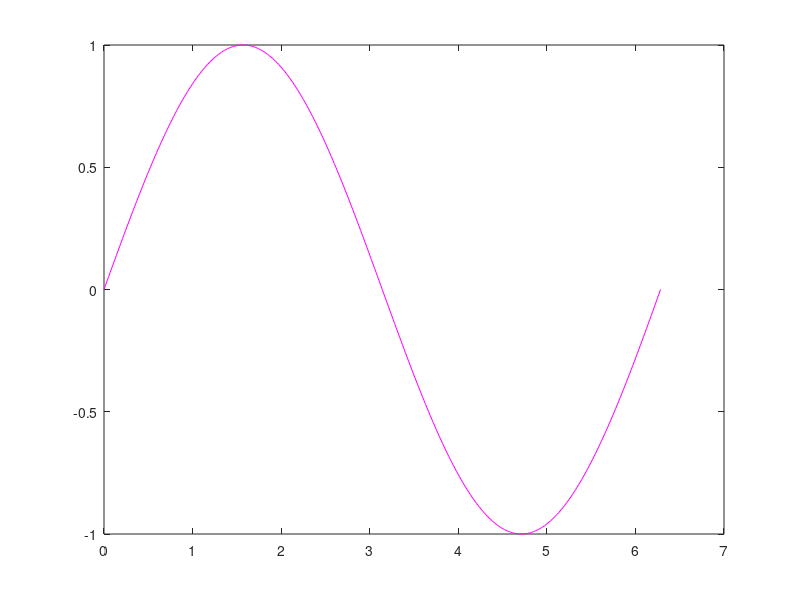

Write MATLAB code to recreate this figure.
y = @(x)sin(x);

arr9=[0 pi/4 pi/3 pi/2 pi 7*pi/6 3*pi/2 5*pi/3 2*pi];
arr9_360=[];

L0 = @(x) (x-arr9(2))/(arr9(1)-arr9(2)) * (x-arr9(3))/(arr9(1)-arr9(3)) * (x-arr9(4))/(arr9(1)-arr9(4)) * (x-arr9(5))/(arr9(1)-arr9(5)) * (x-arr9(6))/(arr9(1)-arr9(6)) * (x-arr9(7))/(arr9(1)-arr9(7)) * (x-arr9(8))/(arr9(1)-arr9(8)) * (x-arr9(9))/(arr9(1)-arr9(9));
L1 = @(x) (x-arr9(1))/(arr9(2)-arr9(1)) * (x-arr9(3))/(arr9(2)-arr9(3)) * (x-arr9(4))/(arr9(2)-arr9(4)) * (x-arr9(5))/(arr9(2)-arr9(5)) * (x-arr9(6))/(arr9(2)-arr9(6)) * (x-arr9(7))/(arr9(2)-arr9(7)) * (x-arr9(8))/(arr9(2)-arr9(8)) * (x-arr9(9))/(arr9(2)-arr9(9));
L2 = @(x) (x-arr9(1))/(arr9(3)-arr9(1)) * (x-arr9(2))/(arr9(3)-arr9(2)) * (x-arr9(4))/(arr9(3)-arr9(4)) * (x-arr9(5))/(arr9(3)-arr9(5)) * (x-arr9(6))/(arr9(3)-arr9(6)) * (x-arr9(7))/(arr9(3)-arr9(7)) * (x-arr9(8))/(arr9(3)-arr9(8)) * (x-arr9(9))/(arr9(3)-arr9(9));
L3 = @(x) (x-arr9(1))/(arr9(4)-arr9(1)) * (x-arr9(2))/(arr9(4)-arr9(2)) * (x-arr9(3))/(arr9(4)-arr9(3)) * (x-arr9(5))/(arr9(4)-arr9(5)) * (x-arr9(6))/(arr9(4)-arr9(6)) * (x-arr9(7))/(arr9(4)-arr9(7)) * (x-arr9(8))/(arr9(4)-arr9(8)) * (x-arr9(9))/(arr9(4)-arr9(9));
L4 = @(x) (x-arr9(1))/(arr9(5)-arr9(1)) * (x-arr9(2))/(arr9(5)-arr9(2)) * (x-arr9(3))/(arr9(5)-arr9(3)) * (x-arr9(4))/(arr9(5)-arr9(4)) * (x-arr9(6))/(arr9(5)-arr9(6)) * (x-arr9(7))/(arr9(5)-arr9(7)) * (x-arr9(8))/(arr9(5)-arr9(8)) * (x-arr9(9))/(arr9(5)-arr9(9));
L5 = @(x) (x-arr9(1))/(arr9(6)-arr9(1)) * (x-arr9(2))/(arr9(6)-arr9(2)) * (x-arr9(3))/(arr9(6)-arr9(3)) * (x-arr9(4))/(arr9(6)-arr9(4)) * (x-arr9(5))/(arr9(6)-arr9(5)) * (x-arr9(7))/(arr9(6)-arr9(7)) * (x-arr9(8))/(arr9(6)-arr9(8)) * (x-arr9(9))/(arr9(6)-arr9(9));
L6 = @(x) (x-arr9(1))/(arr9(7)-arr9(1)) * (x-arr9(2))/(arr9(7)-arr9(2)) * (x-arr9(3))/(arr9(7)-arr9(3)) * (x-arr9(4))/(arr9(7)-arr9(4)) * (x-arr9(5))/(arr9(7)-arr9(5)) * (x-arr9(6))/(arr9(7)-arr9(6)) * (x-arr9(8))/(arr9(7)-arr9(8)) * (x-arr9(9))/(arr9(7)-arr9(9));
L7 = @(x) (x-arr9(1))/(arr9(8)-arr9(1)) * (x-arr9(2))/(arr9(8)-arr9(2)) * (x-arr9(3))/(arr9(8)-arr9(3)) * (x-arr9(4))/(arr9(8)-arr9(4)) * (x-arr9(5))/(arr9(8)-arr9(5)) * (x-arr9(6))/(arr9(8)-arr9(6)) * (x-arr9(7))/(arr9(8)-arr9(7)) * (x-arr9(9))/(arr9(8)-arr9(9));
L8 = @(x) (x-arr9(1))/(arr9(9)-arr9(1)) * (x-arr9(2))/(arr9(9)-arr9(2)) * (x-arr9(3))/(arr9(9)-arr9(3)) * (x-arr9(4))/(arr9(9)-arr9(4)) * (x-arr9(5))/(arr9(9)-arr9(5)) * (x-arr9(6))/(arr9(9)-arr9(6)) * (x-arr9(7))/(arr9(9)-arr9(7)) * (x-arr9(8))/(arr9(9)-arr9(8)) ;

f9 = @(x) (L0(x)*y(arr9(1))) + (L1(x)*y(arr9(2))) + (L2(x)*y(arr9(3))) + (L3(x)*y(arr9(4))) + (L4(x)*y(arr9(5))) + (L5(x)*y(arr9(6))) + (L6(x)*y(arr9(7))) + (L7(x)*y(arr9(8))) + (L8(x)*y(arr9(9)));

counter9=1;

for n9=0:pi/180:2*pi
    arr9_360(counter9)=f9(n9);
    counter9=counter9+1;
end
    
a9 = 0 : pi/180 : 2*pi;
plot(a9,arr9_360,'m');

